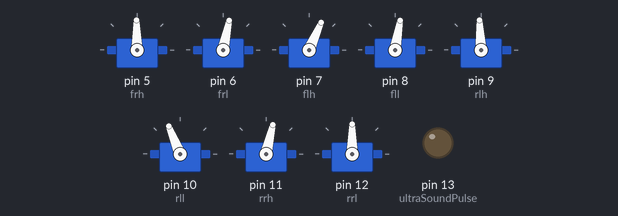
Recording of a sketch running on a simulated Arduino Uno, built with avr-gcc and run on an emulated ATmega328P. Parts: 8 × servo, output pins drawn as LEDs (lit = HIGH).

Above: at 0.05 s.
At 0.15 s:
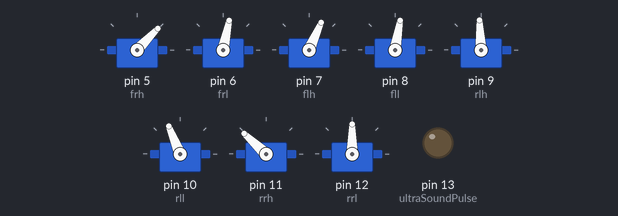
At 0.25 s:
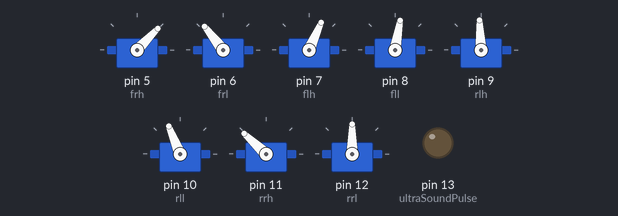
At 0.45 s:
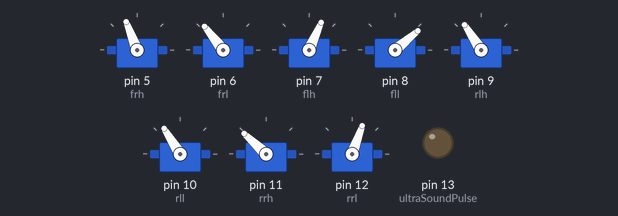
At 0.65 s:
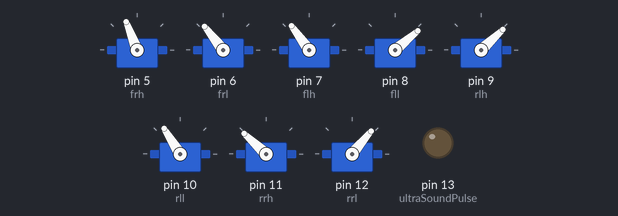
At 0.9 s:
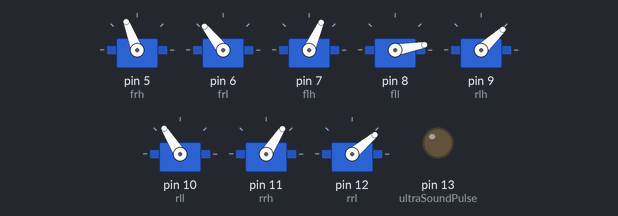
Timing chart, 0 to 3.0 s (numbered marks = the images above):
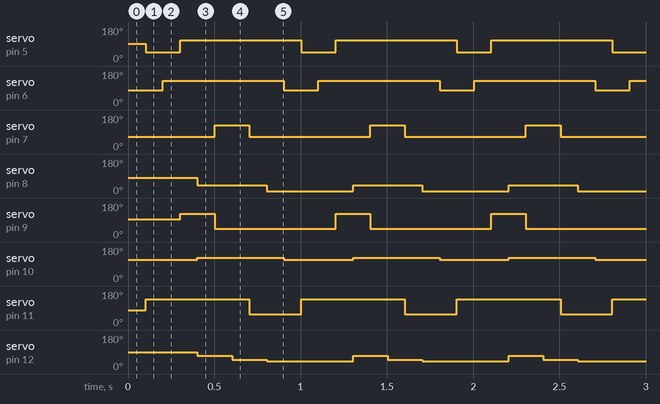

Measured:
- by itself, servo on pin 5 (frh): alternates 111° for 0.70 s and 46° for 0.20 s
- by itself, servo on pin 6 (frl): alternates 128° for 0.70 s and 78° for 0.20 s
- by itself, servo on pin 7 (flh): alternates 126° for 0.20 s and 66° for 0.70 s
- by itself, servo on pin 8 (fll): alternates 40° for 0.40 s and 10° for 0.50 s
- by itself, servo on pin 9 (rlh): alternates 123° for 0.20 s and 43° for 0.70 s
- by itself, servo on pin 10 (rll): alternates 122° for 0.50 s and 112° for 0.40 s
- by itself, servo on pin 11 (rrh): alternates 137° for 0.60 s and 57° for 0.30 s
- by itself, servo on pin 12 (rrl): repeats every 0.90 s: 50° 0.20 s, 40° 0.50 s, 70° 0.20 s

The sketch:

quadraped_test.ino
```cpp
/***************************************************/
/////////////////////////////////////////////////////
///                                               ///
///    Code for printed Mini 9G Quadruped         ///
///    http://www.thingiverse.com/thing:38159     ///
///    TheCase v.1 Dec2012                        ///
///                                               ///
///    derived from Chopstick Junior 1.0          ///
///    version 1.0.6                              ///
///    by Lutz Michaelis, November 2011           ///
///    more about this robot and contact form:    ///
///    http://letsmakerobots.com/node/29708       ///
///    powered by                                 ///
///    http://www.roboter-selbstgebaut.com        ///
/////////////////////////////////////////////////////

#include <Servo.h>
// set the names of the servos
/*
frh = front right hip
 frl = front right leg
 flh = front left hip
 fll = front left leg
 rlh = rear left hip
 rll = rear left leg
 rrh = rear right hip
 rrl = rear right leg
 eye = sevor for sensor
 */
Servo frh;
Servo frl;
Servo flh;
Servo fll;
Servo rlh;
Servo rll;
Servo rrh;
Servo rrl;
Servo eye;

// set variables needed for some tasks

//set logical values for physical home position (cheap Chinese servos are cheap!)
int home_frh = 91;
int home_frl = 48;
int home_flh = 66;
int home_fll = 80;
int home_rlh = 93;
int home_rll = 62;
int home_rrh = 77;
int home_rrl = 90;

int b;
int x;
int w;
int up;
int up2;
int up3;
int down;
int down2;
int steps;
int rightsteps;
int leftsteps;
int back;
int pos;
int sensor = A0;
int distance = 0;

unsigned long echo = 0;
int ultraSoundPulse = 13;
int ultraSoundEcho = 3; // Ultrasound signal pin
unsigned long ultrasoundValue = 0;

const int buttonPin = 2;
int buttonState = 0;

//////////////////////////////////////
void setup()
{
  pinMode(13, OUTPUT);  // LED pin
  pinMode(buttonPin, INPUT);
  // assign servos to pins and center servos
  frh.attach(5);
  frh.write(home_frh);
  frl.attach(6);
  frl.write(home_frl);
  flh.attach(7);
  flh.write(home_flh);
  fll.attach(8);
  fll.write(home_fll);
  rlh.attach(9);
  rlh.write(home_rlh);
  rll.attach(10);
  rll.write(home_rll);
  rrh.attach(11);
  rrh.write(home_rrh);
  rrl.attach(12);
  rrl.write(home_rrl);
  //
  //eyes
  Serial.begin(9600);
  pinMode(ultraSoundPulse,OUTPUT);
  pinMode(ultraSoundEcho,INPUT);
}
//////////////////////////////////////
void idle() // this is the delay between the steps -> walking speed
{
  delay(100);  // if set to a bigger number (more delay between the steps -> slower walking) you will see the walking pattern more clearly
}
//////////////////////////////////////
void test() /* just for debugging -> if need a delay between the subroutines
 you can let the LED blink as an indicator that something is still running  */
{
  for(b = 0; b < 3; b++) // this let the LED blink 5 times
  {
    digitalWrite(13, HIGH);   // turn the LED on
    delay(300);               // wait for .5 second
    digitalWrite(13, LOW);    // turn the LED off
    delay(300);
  }
}
//////////////////////////////////////
void flatout()
{
  frh.write(home_frh);
  frl.write(home_frl);
  flh.write(home_flh);
  fll.write(home_fll);
  rlh.write(home_rlh);
  rll.write(home_rll);
  rrh.write(home_rrh);
  rrl.write(home_rrl);
}
void standup()
{
  up2 = 0;
  up3 = 0;
  frh.write(home_frh-20);
  flh.write(home_flh-10);
  rlh.write(home_rlh+30);
  rrh.write(home_rrh-20);
  for(up = 0; up < 80; up++)
  {
    frl.write(up+home_frl);
    up2 = up2 - 1;
    fll.write(up2+home_fll);
    delay(20);
  }

  for(up = 0; up < 90; up++)
  {
    rll.write(up+home_rll);
    up3 = up3 - 1;
    rrl.write(up3+home_rrl);
    delay(15);
  }
}
//////////////////////////////////////
void sleep()
{
  // hips
  frh.write(home_frh-20);
  flh.write(home_flh);
  rlh.write(home_rlh-20);
  rrh.write(home_rrh);
  // legs
  frl.write(home_frl-90);
  fll.write(home_fll+90);
  rll.write(home_rll-90);
  rrl.write(home_rrl+90);
}
//////////////////////////////////////
void stand()
{
  frh.write(home_frh-20);
  frl.write(home_frl+80);
  delay(20);
  flh.write(home_flh-10);
  fll.write(home_fll-70);
  delay(20);
  rlh.write(home_rlh-10);
  rll.write(home_rll+80);
  delay(20);
  rrh.write(home_rrh-20);
  rrl.write(home_rrl-70);
  delay(20);
}
//////////////////////////////////////
void forward()
{
  // lift front right leg, move front right hip forward and rear right hip backward, lower front right leg
  rll.write(home_rll+50);  // lower the diagonal opposite leg a bit to keep the balance
  frl.write(home_frl+30);  //orig 140
  idle();
  frh.write(home_frh-45);
  rrh.write(home_rrh+60); // orig 90
  idle();
  frl.write(home_frl+80);  //orig 170
  rll.write(home_rll+60);  //orig 170  //put the diagonal opposite leg down to keep the balance
  // lift rear left leg, move rear left hip forward and front right hip backward, lower rear left leg
  frl.write(home_frl+80);  //orig 140 //lower the diagonal opposite leg a bit to keep the balance
  rll.write(home_rll+50);
  idle();
  rlh.write(home_rlh+30); //orig 120
  frh.write(home_frh+20);
  idle();
  rll.write(home_rll+60);  // orig 170
  fll.write(home_fll+80);  // put the diagonal opposite leg down to keep the balance
  // lift front left leg, move front left hip forward and rear left hip backward, lower front left leg
  rrl.write(home_rrl-20);  // orig 50  //lower the diagonal opposite leg a bit to keep the balance
  fll.write(home_fll-40);
  idle();
  flh.write(home_flh+60); //orig 110
  rlh.write(home_rlh-50);//orig 60
  idle();
  fll.write(home_fll-70);
  rrl.write(home_rrl-70);  // put the diagonal opposite leg down to keep the balance
  // lift rear right leg, move rear right hip forward and front left hip backward, lower rear right leg
  fll.write(home_fll-40);  // lower the diagonal opposite leg a bit to keep the balance
  rrl.write(home_rrl-40);
  idle();
  rrh.write(home_rrh-20); //orig 30
  flh.write(home_flh); //orig 50
  idle();
  rrl.write(home_rrl-50); //orig 20
  fll.write(home_fll-70);  // orig 20 //put the diagonal opposite leg down to keep the balance
  idle();
}
/////////////////////////////////////
void rightturn()
{
  // lift front right leg, move front right hip forward and rear right hip backward, lower front right leg
  frl.write(home_frl+60);
  idle();
  frh.write(home_frh-60);
  rrh.write(home_rrh);
  idle();
  frl.write(home_frl+80);
  // lift rear left leg, move rear left hip forward and front right hip backward, lower rear left leg
  rll.write(home_rll+60);
  idle();
  rlh.write(home_rlh+40);
  frh.write(home_frh+10);
  idle();
  rll.write(home_rll+80);
  // lift front left leg, move front left hip forward and rear left hip backward, lower front left leg
  fll.write(home_fll-50);
  idle();
  flh.write(home_flh+40);
  rlh.write(home_rlh-40);
  idle();
  fll.write(home_fll-70);
  // lift rear right leg, move rear right hip forward and front left hip backward, lower rear right leg
  rrl.write(home_rrl-30);
  idle();
  rrh.write(home_rrh-20);
  flh.write(home_flh-40);
  idle();
  rrl.write(home_rrl-70);
  idle();
}
/////////////////////////////////////
void leftturn()
{
  // lift front right leg, move front right hip forward and rear right hip backward, lower front right leg
  frl.write(home_frl+60);
  idle();
  frh.write(home_frh-60);
  rrh.write(home_rrh+10);
  idle();
  frl.write(home_frl+80);
  // lift rear left leg, move rear left hip forward and front right hip backward, lower rear left leg
  rll.write(home_rll+60);
  idle();
  rlh.write(home_rlh);
  frh.write(home_frh+30);
  idle();
  rll.write(home_rll+80);
  // lift front left leg, move front left hip forward and rear left hip backward, lower front left leg
  fll.write(home_fll-30);
  idle();
  flh.write(home_flh);
  rlh.write(home_rlh-30);
  idle();
  fll.write(home_fll-70);
  // lift rear right leg, move rear right hip forward and front left hip backward, lower rear right leg
  rrl.write(home_rrl-30);
  idle();
  rrh.write(home_rrh-60);
  flh.write(home_flh-10);
  idle();
  rrl.write(home_rrl-70);
  idle();
}
/////////////////////////////////////
void backward()
{
  // lift front right leg, move front right hip backward and rear right hip forward, lower front right leg
  frl.write(home_frl+60);
  idle();
  frh.write(home_frh+10);
  rrh.write(home_rrh-40);
  idle();
  frl.write(home_frl+80);
  // lift rear left leg, move rear left hip backward and front right hip forward, lower rear left leg
  rll.write(home_rll+40);
  idle();
  rlh.write(home_rlh-30);
  frh.write(home_frh-45);
  idle();
  rll.write(home_rll+80);
  // lift front left leg, move front left hip backward and rear left hip forward, lower front left leg
  fll.write(home_fll-50);
  idle();
  flh.write(home_flh-20);
  rlh.write(home_rlh+30);
  idle();
  fll.write(home_fll-70);
  // lift rear right leg, move rear right hip backward and front left hip forward, lower rear right leg
  rrl.write(home_rrl-30);
  idle();
  rrh.write(home_rrh+20);
  flh.write(home_flh+20);
  idle();
  rrl.write(home_rrl-70);
  idle();
}
/////////////////////////////////////
void laydown() // lay down
{
  frh.write(home_frh-20);
  flh.write(home_flh-10);
  for (down = 80; down > 0; down = down - 1){
    frl.write(home_frl+down);
    down2 = 100 - down;
    fll.write(home_fll+down2);
    delay(15);
  }
  delay(1000);
  rlh.write(home_rlh-10);
  rrh.write(home_rrh-20);
  for (down = 80; down > 0; down = down - 1){
    rll.write(home_rll+down);
    down2 = 100 - down;
    rrl.write(home_rrl+down2);
    delay(15);
  }
}
/////////////////////////////////////
void gym() // ok, this is not very serious but I needed to cheer me up a bit ;-) just see...
{
  int y;
  frh.write(home_frh-20);
  rll.write(home_rll+40);
  delay(200);
  fll.write(home_fll-50);
  flh.write(home_flh+20);
  fll.write(home_fll-70);
  delay(20);
  frl.write(home_frl-30);
  delay(20);
  rlh.write(home_rlh+30);
  delay(20);
  rrh.write(home_rrh-20);
  rrl.write(home_rrl-70);
  delay(20);
}
/////////////////////////////////////
void wink()
{
  for (b = 0; b < 3; b++){
    for (w = -30; w < -70; w = w -1)
    {
      frl.write(home_frl+w);
      delay(10);
    }
    for (w = -70; w < -30; w++)
    {
      frl.write(home_frl+w);
      delay(10);
    }
    delay(200);
  }
}
/////////////////////////////////////
void sweep()
{
  for(pos = 20; pos < 160; pos += 1)   // goes from 0 degrees to 180 degrees
  {                                    // in steps of 1 degree
    eye.write(pos);                    // tell servo to go to position in variable 'pos'
    delay(10);                         // waits 15ms for the servo to reach the position
    distance = analogRead(sensor);
    //Serial.print(distance);
    //Serial.print(" - Position ");
    //Serial.print(pos);
    //Serial.println();
  }
  for(pos = 160; pos >= 20; pos -= 1)      // goes from 180 degrees to 0 degrees
  {
    eye.write(pos);                    // tell servo to go to position in variable 'pos'
    delay(10);                         // waits 15ms for the servo to reach the position
    distance = analogRead(sensor);
    //Serial.print(distance);
    //Serial.print(" - Position ");
    //Serial.print(pos);
    //Serial.println();
  }
}

unsigned long ping(){
  // Switch signalpin to output
  digitalWrite(ultraSoundPulse, LOW); // Send low pulse
  delayMicroseconds(2); // Wait for 2 microseconds
  digitalWrite(ultraSoundPulse, HIGH); // Send high pulse
  delayMicroseconds(5); // Wait for 5 microseconds
  digitalWrite(ultraSoundPulse, LOW); // Holdoff
  // Switch signalpin to input
  digitalWrite(ultraSoundPulse, HIGH); // Turn on pullup resistor
  echo = pulseIn(ultraSoundEcho, HIGH); //Listen for echo
  ultrasoundValue = (echo / 58.138) * .39; //convert to CM then to inches
  return ultrasoundValue;
}
////////////////////////////////////////////////////////////////////////////
////////////////////////////////////////////////////////////////////////////
////////////////////////////////////////////////////////////////////////////
void loop()
{
 // sweep();
   forward();
   }


/* debug area
  if  (buttonState == HIGH){
    flatout();
  //}else if (distance > 2){
    //backward();
   // flatout();
  }else{
    forward();
  }
*/
```
